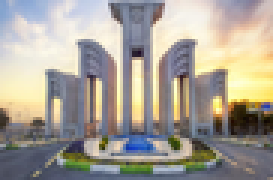
%> input picture imresize x2 & steganography/Q5/Image_1.tif, 91 x 60 px, shrunk from 418 x 274 before the run (shown 3 times larger)
$ octave Q5.m   (GNU Octave 9; MATLAB toolbox functions it lacks are replaced by stand-ins)
%> lines starting %> are read from the running program, lines starting %| are printed output that depends on the picture
### imresize x2 & steganography/My_Encode.m
function stego_img = My_Encode(cover_img, secret_msg)
    R=secret_msg(:,:,1);
    G=secret_msg(:,:,2);
    B=secret_msg(:,:,3);

    %make every reprezendted uint az a 8 bit in new matrix


    %define flatten matrix as the size of cover_img
    matrix=zeros(1,size(cover_img,1)*size(cover_img,2)*8);

    k=0;
    for i = 1:size(R,1)
        for j=1:size(R,2)
            for l=1:8
                matrix(k+l)=bitget(R(i,j),l);
            end
            k=k+8;
        end
    end

    for i = 1:size(G,1)
        for j=1:size(G,2)
            for l=1:8
                matrix(k+l)=bitget(G(i,j),l);
            end
            k=k+8;
        end
    end

    for i = 1:size(B,1)
        for j=1:size(B,2)
            for l=1:8
                matrix(k+l)=bitget(B(i,j),l);
            end
            k=k+8;
        end
    end

    random_pattern=(round(rand(size(cover_img)))==1);

    %reshape matrix as the size of cover_img
    matrix=reshape(matrix(1:size(cover_img,1)*size(cover_img,2)),[size(cover_img,1),size(cover_img,2)]);

    randomized_secret_msg=xor(matrix,random_pattern);

    stego_img=bitset(cover_img,1,randomized_secret_msg);

    %show every bit plane of stego image
    figure;
    for i=1:8
        subplot(2,4,i);
        imshow(bitget(stego_img,i),[]);
        %add title to every subplot
        title(['bit plane ',num2str(i)]);
    end
end

### imresize x2 & steganography/My_Decode.m
function secret_msg = My_Decode(stego_img)
random_pattern=(round(rand(size(stego_img))));

first_plane=(bitget(stego_img,1)==1);

first_plane = xor(first_plane,random_pattern);

%make first plane flatten
first_plane=reshape(first_plane,[1,size(stego_img,1)*size(stego_img,2)]);

R=zeros(274,418);
G=zeros(274,418);
B=zeros(274,418);

k=0;
%extract R G B from stego_img
for i=1:size(R,1)
    for j=1:size(R,2)
        for l=1:8
            R(i,j)=bitset(R(i,j),l,first_plane(k+l));
        end
        k=k+8;
    end
end

for i=1:size(G,1)
    for j=1:size(G,2)
        for l=1:8
            G(i,j)=bitset(G(i,j),l,first_plane(k+l));
        end
        k=k+8;
    end
end

for i=1:size(B,1)
    for j=1:size(B,2)
        for l=1:8
            B(i,j)=bitset(B(i,j),l,first_plane(k+l));
        end
        k=k+8;
    end
end


secret_msg=cat(3,R,G,B);
secret_msg=uint8(secret_msg);
end

### imresize x2 & steganography/Q5.m
% Amirreza Hosseini
%      9820363

%clear workspace and console
clc;clear;clear All;

key=rng;
secret_msg=imread("Q5\Image_1.tif");
%> secret_msg is the input picture: size 60x91x3 uint8; mean R, G, B 165.3, 159.5, 149.5
cover_img=imread("Q5\Image_2.tif");
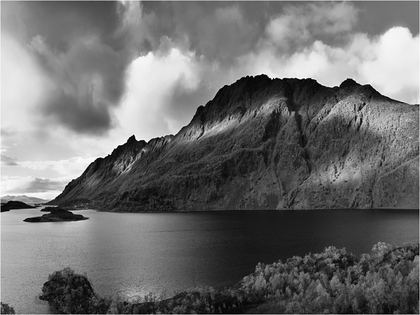
%> input picture imresize x2 & steganography/Q5/Image_2.tif, 420 x 315 px, shrunk from 1924 x 1444 before the run
%> cover_img is the input picture: size 315x420 uint8; min 0, max 255, mean 110.5

stego_img=My_Encode(cover_img,secret_msg);
%> in My_Encode, `B=secret_msg(:,:,3);`:
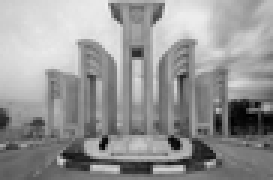
%> B: size 60x91 uint8 (shown 3 times larger); min 0, max 238, mean 149.5
%> after the loop in My_Encode, `for i = 1:size(R,1)`: k = 43680
%> after the loop in My_Encode, `for i = 1:size(G,1)`: k = 87360
%> after the loop in My_Encode, `for i = 1:size(B,1)`: k = 131040
%> in My_Encode, `matrix=reshape(matrix(1:size(cover_img,1)*size(cover_img,2)),[size(cov..`:
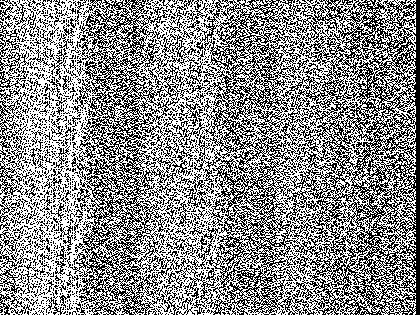
%> matrix: size 315x420 double; values 0 (black) and 1 (white), 55.2% white; black in thin lines or dots
%> in My_Encode, `randomized_secret_msg=xor(matrix,random_pattern);`:
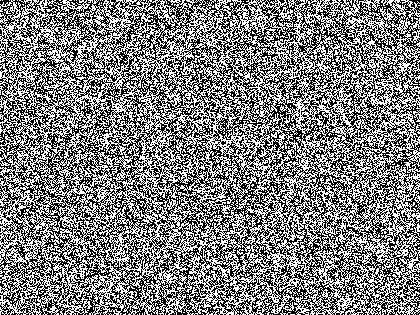
%> randomized_secret_msg: size 315x420 logical; 49.9% white in thin lines or dots
%> the loop in My_Encode, `for i=1:8` made 8 passes
%> pass 2, in My_Encode, `imshow(bitget(stego_img,i),[]);`:
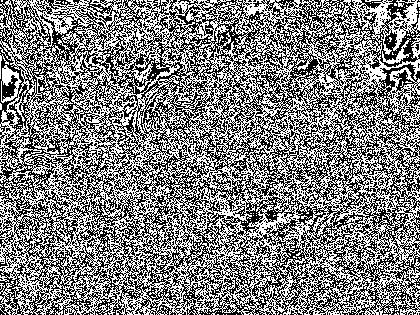
%> displayed picture: size 315x420, on the screen's scale of 0 to 255; 50.3% white; black in thin lines or dots
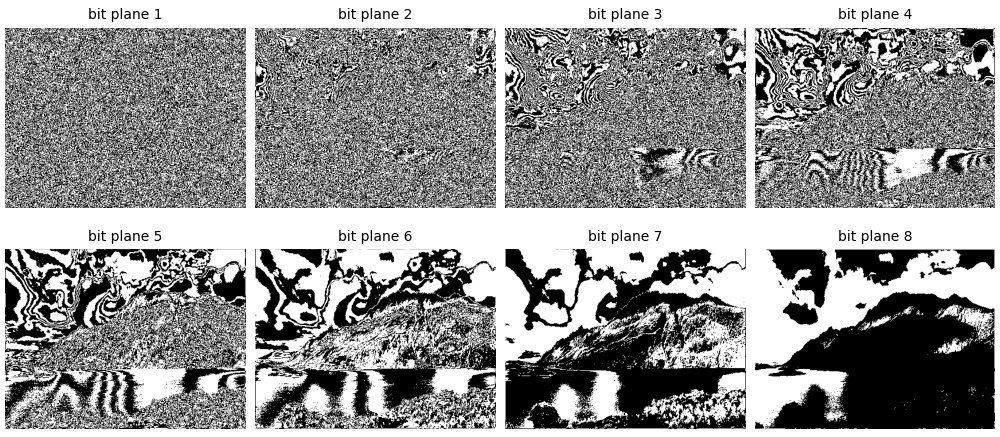
%> figure redrawn from the program's plot data, 8 panels

figure;
subplot(1,2,1);
imshow(cover_img,[]);
title("cover image");
subplot(1,2,2);
imshow(stego_img,[]);
title("stego image");

imwrite(stego_img,"Q5\stego_image.tif");
save("Q5\key","key");

%%%%%%%%%%%%%%%%%%%%%%%%%%%%%%%%%%%%%%%%%%%%%%%%%%%%%%%%%%%%%%%%%%%%%%%%%%%

%clear workspace and console
clc;clear;clear All;
load 'Q5\key'
stego_img=imread("Q5\stego_image.tif");
rng(key);

secret_msg=My_Decode(stego_img);
%> in My_Decode, `first_plane = xor(first_plane,random_pattern);`:
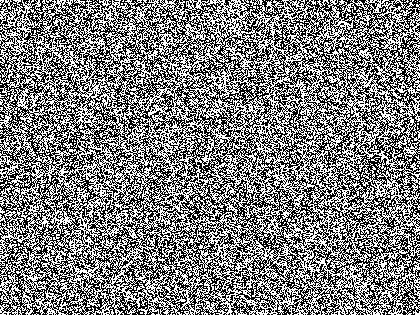
%> first_plane: size 315x420 logical; 49.9% white in thin lines or dots
%> in My_Decode, `first_plane=reshape(first_plane,[1,size(stego_img,1)*size(stego_img,2)..`: first_plane = 132300 logical values, 66066 true
%> the run ends on the next line
